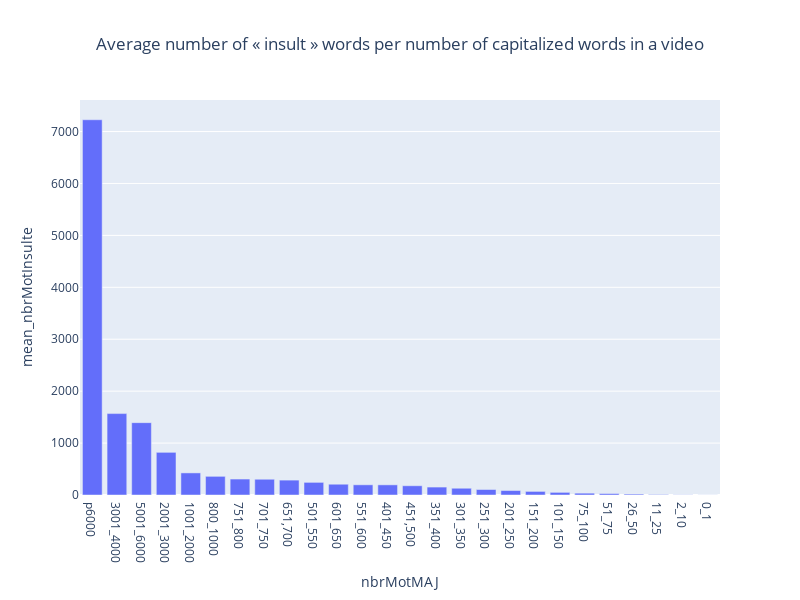

Notebook code for this chart:
### Code cell
mean_nbrMotMAJ= df1.groupby(['nbrMotMAJ']).agg('mean')['nbrMotInsulte'].nlargest(26).to_frame(name='mean').reset_index()
figfunc(x_=mean_nbrMotMAJ['nbrMotMAJ'], y_=mean_nbrMotMAJ['mean'], title_="Average number of « insult » words per number of capitalized words in a video", x_title="nbrMotMAJ", y_title="mean_nbrMotInsulte", height_=600, width_=800)

### Figure 1 — Plotly figure (JSON) as saved in the notebook; plotly's stock layout.template omitted (floating-point values rounded to 4 significant figures)
{"data": [{"marker": {"colorscale": [[0, "rgb(103,0,31)"], [0.1, "rgb(178,24,43)"], [0.2, "rgb(214,96,77)"], [0.3, "rgb(244,165,130)"], [0.4, "rgb(253,219,199)"], [0.5, "rgb(247,247,247)"], [0.6, "rgb(209,229,240)"], [0.7, "rgb(146,197,222)"], [0.8, "rgb(67,147,195)"], [0.9, "rgb(33,102,172)"], [1, "rgb(5,48,97)"]]}, "type": "bar", "x": ["p6000", "3001_4000", "5001_6000", "2001_3000", "1001_2000", "800_1000", "751_800", "701_750", "651,700", "501_550", "601_650", "551_600", "401_450", "451,500", "351_400", "301_350", "251_300", "201_250", "151_200", "101_150", "75_100", "51_75", "26_50", "11_25", "2_10", "0_1"], "y": [7227, 1568, 1393.0, 821.6, 425.7, 359.4, 307.1, 303.4, 286.8, 243.3, 207.4, 196.3, 195.4, 177.9, 152.7, 130.2, 106.0, 85.99, 69.11, 50.56, 35.1, 26.95, 17.6, 8.74, 3.178, 1.157]}], "layout": {"height": 600, "title": {"text": "Average number of « insult » words per number of capitalized words in a video", "x": 0.5}, "width": 800, "xaxis": {"title": {"text": "nbrMotMAJ"}}, "yaxis": {"title": {"text": "mean_nbrMotInsulte"}}}}
